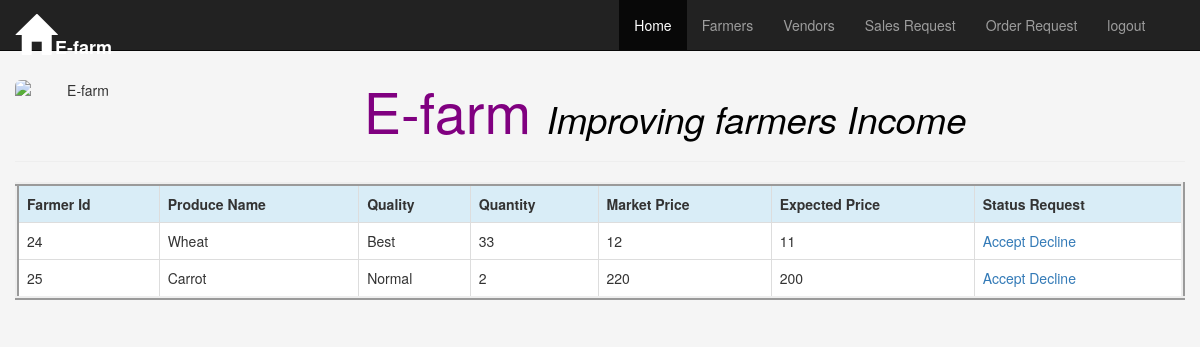
/salerequest.php, run on the app's committed database.
### tables this page shows
CREATE TABLE IF NOT EXISTS `sales` (
  `uid` int(10) NOT NULL,
  `sid` int(10) NOT NULL AUTO_INCREMENT,
  `prod_name` varchar(20) DEFAULT NULL,
  `quality` varchar(20) DEFAULT NULL,
  `quantity` int(10) NOT NULL,
  `market_price` int(11) DEFAULT NULL,
  `expected_price` int(11) DEFAULT NULL,
  `status` varchar(9) NOT NULL,
  PRIMARY KEY (`sid`)
);

### salerequest.php (the view, shortened to what this page needs)
<?php
            include 'dbconnect.php';
                 $SQL3= "select * from sales where status='pending'";
                 $ava=mysqli_query($conn,$SQL3);
  ?>
<!Doctype html>
<html>
    <head>
        <link href="css/bootstrap.min.css" rel="stylesheet">
        <link href="css/style.css" rel="stylesheet">
    </head>
    <body>
        <div class="container-fluid">
            <br>
                   <nav class="navbar navbar-inverse navbar-fixed-top ">
                <div class="navbar-header">
                    <a class="navbar-brand" href="index.php">
                        <span class="glyphicon glyphicon-home" style="font-size:40px">
                        </span><b style="color:white">E-farm</b></a>
                </div>
                <ul class="nav navbar-nav navbar-right">
                      <li><a href="#"></a></li>
                    <li><a href="#"></a></li>
                   <li class="active"><a href="afterlogin3.php">Home</a></li>
                     <li><a href="Farmers.php">Farmers</a></li>
                    <li><a href="vendor.php">Vendors</a></li>
                        <li><a href="salerequest.php">Sales Request</a></li>
                    <li><a href="orderrequest.php">Order Request</a></li>
                     <li><a href="logout.php">logout</a></li>
                </ul>
            </nav>
            <br>
            <div class="page-header text-center">
                <img src="images/img2.png" alt="E-farm" class="img-rounded" height="100"   width="130" style="float:left">
                <h1 style="color:purple; font-size:4em;">
                E-farm&nbsp;<small style="color:black"><i>Improving farmers Income</i></small></h1>
            </div>
            <table class="table table-hover table-bordered" style="border:4px ridge">
                <tr>
                          <th class="info"> Farmer Id </th>
                          <th class="info"> Produce Name </th>
                          <th class="info"> Quality </th>
                          <th class="info"> Quantity</th>
                          <th class="info"> Market Price</th>
                          <th class="info"> Expected Price</th>
                          <th class="info"> Status Request</th>
                </tr>
                    <?php
                     while ($db_field3 = mysqli_fetch_assoc($ava))
                            {
                                echo "<tr>";
                                echo "<td>".$db_field3['uid']."</td>";
                                echo "<td>".$db_field3['prod_name']."</td>";
                                echo "<td>".$db_field3['quality']."</td>";
                                echo "<td>".$db_field3['quantity']."</td>";
                                echo "<td>".$db_field3['market_price']."</td>";
                                echo "<td>".$db_field3['expected_price']."</td>";
                                echo "<td><a href='operation.php?id=".$db_field3['uid']."&role=farmer&opt=accept&saleid=".$db_field3['sid']."'>Accept</a> <a href='operation.php?id=".$db_field3['uid']."&role=farmer&opt=decline&saleid=".$db_field3['sid']."'>Decline</a> </td>";
                                echo "</tr>";
                            }
                    ?>
            </table>
          </body>
         </html>

### css/style.css (style rules this page uses)
body { background-color:#f5f5f5; }
.table { background-color: white; }
.glyphicon { font-size: 4em; }

### data on the page
sales: uid "24", prod_name "Wheat", quality "Best", quantity "33", market_price "12", expected_price "11"
sales: uid "25", prod_name "Carrot", quality "Normal", quantity "2", market_price "220", expected_price "200"
